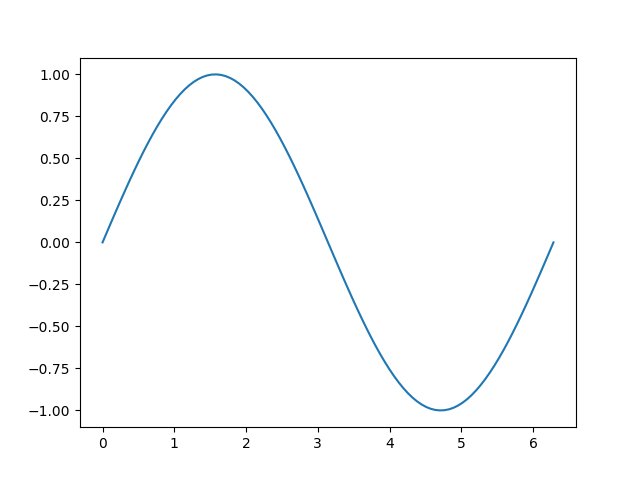

The script that drew this image:
import matplotlib.pyplot as plt

import numpy as np
x = np.linspace(0, 2.0 * np.pi, 100)
y = np.sin(x)

plt.figure()
plt.plot(x, y)
plt.show()
